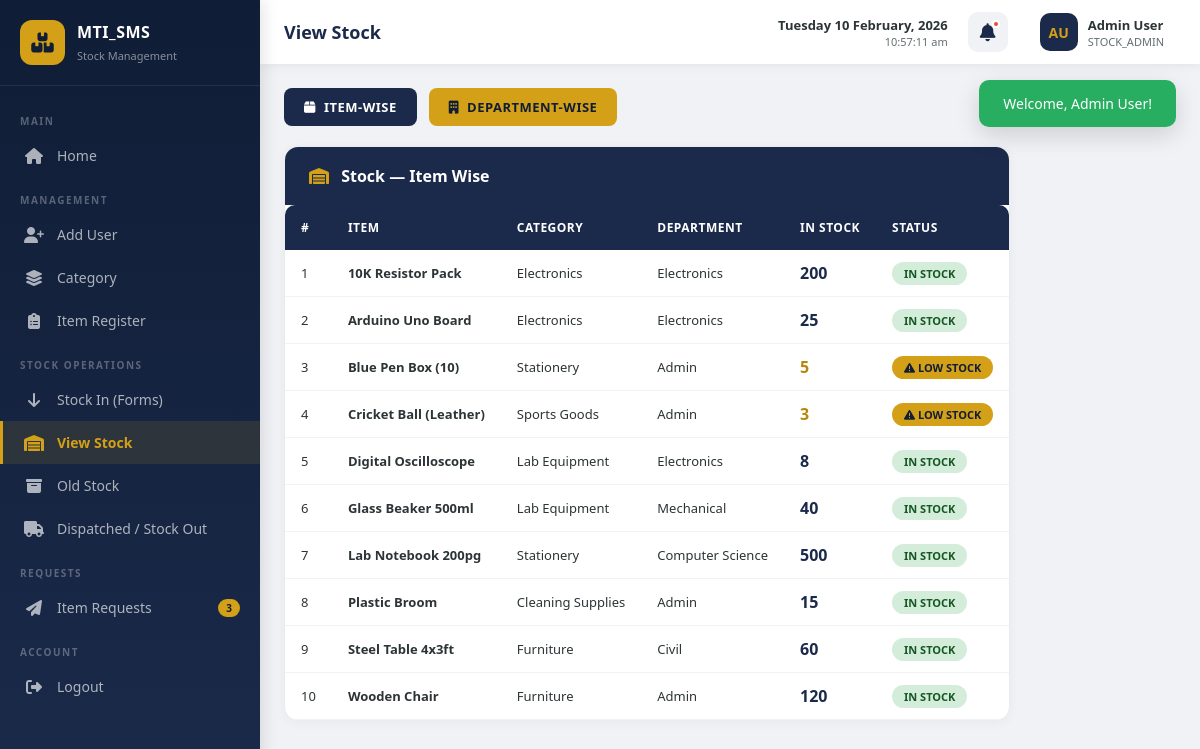
The app's page /view-stock.php (signed in) with its own data.
### tables this page shows
CREATE TABLE `items` (
  `id` INT(11) NOT NULL AUTO_INCREMENT,
  `name` VARCHAR(200) NOT NULL,
  `category_id` INT(11) NOT NULL,
  `subcategory_id` INT(11) DEFAULT NULL,
  `department` VARCHAR(100) DEFAULT NULL,
  `quantity` INT(11) NOT NULL DEFAULT 0,
  `description` TEXT,
  `entry_date` DATE DEFAULT NULL,
  `created_at` TIMESTAMP NOT NULL DEFAULT CURRENT_TIMESTAMP,
  `updated_at` TIMESTAMP NOT NULL DEFAULT CURRENT_TIMESTAMP ON UPDATE CURRENT_TIMESTAMP,
  PRIMARY KEY (`id`),
  KEY `idx_category` (`category_id`),
  KEY `idx_subcategory` (`subcategory_id`),
  KEY `idx_department` (`department`),
  KEY `idx_quantity` (`quantity`),
  CONSTRAINT `fk_item_category` FOREIGN KEY (`category_id`) REFERENCES `categories` (`id`) ON UPDATE CASCADE,
  CONSTRAINT `fk_item_subcategory` FOREIGN KEY (`subcategory_id`) REFERENCES `subcategories` (`id`) ON UPDATE CASCADE
);

CREATE TABLE `categories` (
  `id` INT(11) NOT NULL AUTO_INCREMENT,
  `name` VARCHAR(100) NOT NULL,
  `created_at` TIMESTAMP NOT NULL DEFAULT CURRENT_TIMESTAMP,
  PRIMARY KEY (`id`),
  UNIQUE KEY `uk_category_name` (`name`)
);

### config/database.php (called while the page is built, shortened)
<?php
class Database {
    private static $instance = null;
    private $conn;
    private function __construct() {
        try {
            $dsn = "mysql:host=" . DB_HOST . ";dbname=" . DB_NAME . ";charset=" . DB_CHARSET;
            $options = array(
                PDO::ATTR_ERRMODE => PDO::ERRMODE_EXCEPTION,
                PDO::ATTR_DEFAULT_FETCH_MODE => PDO::FETCH_ASSOC,
                PDO::ATTR_EMULATE_PREPARES => false
            );
            $this->conn = new PDO($dsn, DB_USER, DB_PASS, $options);
        } catch (PDOException $e) {
            die("Database Connection Failed: " . $e->getMessage());
        }
    }
    public static function getInstance() {
        if (self::$instance === null) {
            self::$instance = new self();
        }
        return self::$instance;
    }
    public function getConnection() {
        return $this->conn;
    }
}
function getDB() {
    return Database::getInstance()->getConnection();
}
function dbQuery($sql, $params = array()) {
    $db = getDB();
    $stmt = $db->prepare($sql);
    $stmt->execute($params);
    return $stmt;
}
function dbFetchAll($sql, $params = array()) {
    return dbQuery($sql, $params)->fetchAll();
}
?>

### view-stock.php (the view, shortened to what this page needs)
<?php
require_once 'config/database.php';
require_once 'includes/header.php';
$view = isset($_GET['view']) ? $_GET['view'] : 'item';
if ($view === 'dept') {
    $data = dbFetchAll("SELECT
        department,
        COUNT(*) as total_items,
        SUM(quantity) as total_quantity,
        SUM(CASE WHEN quantity <= 5 THEN 1 ELSE 0 END) as low_stock_count
        FROM items GROUP BY department ORDER BY department");
} else {
    $data = dbFetchAll("SELECT i.*, c.name as category_name
        FROM items i
        LEFT JOIN categories c ON i.category_id = c.id
        ORDER BY i.name ASC");
}
?>
<div style="display: flex; gap: 12px; margin-bottom: 20px; flex-wrap: wrap;">
    <a href="view-stock.php?view=item" class="btn <?php echo $view === 'item' ? 'btn-primary' : 'btn-mustard'; ?>">
        <i class="fas fa-box"></i> Item-wise
    </a>
    <a href="view-stock.php?view=dept" class="btn <?php echo $view === 'dept' ? 'btn-primary' : 'btn-mustard'; ?>">
        <i class="fas fa-building"></i> Department-wise
    </a>
</div>
<div class="card">
    <div class="card-header">
        <h3><i class="fas fa-warehouse" style="color: var(--mustard); margin-right: 8px;"></i>
            <?php echo $view === 'item' ? 'Stock — Item Wise' : 'Stock — Department Wise'; ?>
        </h3>
    </div>
    <div class="card-body p-0 overflow-x-auto">
        <?php if ($view === 'item'): ?>
        <table class="data-table">
            <thead>
                <tr>
                    <th>#</th>
                    <th>Item</th>
                    <th>Category</th>
                    <th>Department</th>
                    <th>In Stock</th>
                    <th>Status</th>
                </tr>
            </thead>
            <tbody>
                <?php foreach ($data as $i => $item): ?>
                <tr>
                    <td><?php echo $i + 1; ?></td>
                    <td><strong><?php echo htmlspecialchars($item['name']); ?></strong></td>
                    <td><?php echo htmlspecialchars($item['category_name']); ?></td>
                    <td><?php echo htmlspecialchars($item['department']); ?></td>
                    <td>
                        <strong style="font-size: 16px; color: <?php echo $item['quantity'] <= 5 ? 'var(--mustard-dark)' : 'var(--navy)'; ?>;">
                            <?php echo $item['quantity']; ?>
                        </strong>
                    </td>
                    <td>
                        <?php if ($item['quantity'] <= 0): ?>
                        <span class="status-inactive">OUT OF STOCK</span>
                        <?php elseif ($item['quantity'] <= 5): ?>
                        <span class="low-stock"><i class="fas fa-exclamation-triangle"></i> LOW STOCK</span>
                        <?php else: ?>
                        <span class="status-active">IN STOCK</span>
                        <?php endif; ?>
                    </td>
                </tr>
                <?php endforeach; ?>
            </tbody>
        </table>
        <?php endif; ?>
    </div>
</div>
<?php require_once 'includes/footer.php'; ?>

### assets/css/style.css (style rules this page uses)
:root { --navy: #1B2A4A; --navy-dark: #0F1D36; --navy-light: #2C3E6B; --mustard: #D4A017; --mustard-light: #E8B92F; --mustard-dark: #B8860B; --grey-bg: #F0F2F5; --white: #FFFFFF; --dark-text: #2D3436; --light-text: #636E72; }
* { margin: 0; padding: 0; box-sizing: border-box; }
body { font-family: 'Segoe UI', Tahoma, Geneva, Verdana, sans-serif; background: var(--grey-bg); color: var(--dark-text); }
.card { background: var(--white); border-radius: 14px; box-shadow: 0 2px 12px rgba(0,0,0,0.04); border: 1px solid #E8ECF0; overflow: hidden; }
.card-header { padding: 18px 24px; background: var(--navy); color: var(--white); display: flex; align-items: center; justify-content: space-between; }
.card-header h3 { font-size: 16px; font-weight: 600; }
.card-body { padding: 24px; }
.btn { padding: 10px 20px; border: none; border-radius: 8px; font-size: 13px; font-weight: 600; cursor: pointer; transition: all 0.2s; display: inline-flex; align-items: center; gap: 8px; text-transform: uppercase; letter-spacing: 0.5px; text-decoration: none; }
.btn-primary { background: var(--navy); color: var(--white); }
.btn-mustard { background: var(--mustard); color: var(--navy-dark); }
.data-table { width: 100%; border-collapse: separate; border-spacing: 0; }
.data-table thead th { background: var(--navy); color: var(--white); padding: 14px 16px; text-align: left; font-size: 12px; text-transform: uppercase; letter-spacing: 0.5px; font-weight: 600; }
.data-table thead th:first-child { border-radius: 10px 0 0 0; }
.data-table thead th:last-child { border-radius: 0 10px 0 0; }
.data-table tbody td { padding: 12px 16px; border-bottom: 1px solid #F0F2F5; font-size: 13px; color: var(--dark-text); }
.data-table .status-active { background: #D4EDDA; color: #155724; padding: 4px 12px; border-radius: 20px; font-size: 11px; font-weight: 600; }
.data-table .low-stock { background: var(--mustard); color: var(--navy-dark); padding: 4px 12px; border-radius: 20px; font-size: 11px; font-weight: 700; }
.p-0 { padding: 0; }
.overflow-x-auto { overflow-x: auto; }

### records on screen
items: name "10K Resistor Pack", category.name "Electronics", department "Electronics", quantity "200", shows "IN STOCK"
items: name "Arduino Uno Board", category.name "Electronics", department "Electronics", quantity "25", shows "IN STOCK"
items: name "Blue Pen Box (10)", category.name "Stationery", department "Admin", quantity "5", shows "LOW STOCK"
items: name "Cricket Ball (Leather)", category.name "Sports Goods", department "Admin", quantity "3", shows "LOW STOCK"
items: name "Digital Oscilloscope", category.name "Lab Equipment", department "Electronics", quantity "8", shows "IN STOCK"
items: name "Glass Beaker 500ml", category.name "Lab Equipment", department "Mechanical", quantity "40", shows "IN STOCK"
items: name "Lab Notebook 200pg", category.name "Stationery", department "Computer Science", quantity "500", shows "IN STOCK"
items: name "Plastic Broom", category.name "Cleaning Supplies", department "Admin", quantity "15", shows "IN STOCK"
items: name "Steel Table 4x3ft", category.name "Furniture", department "Civil", quantity "60", shows "IN STOCK"
items: name "Wooden Chair", category.name "Furniture", department "Admin", quantity "120", shows "IN STOCK"

### other values on screen
$flash['message'] "Welcome, Admin User!"
$item['label'] "Home"
$item['label'] "Add User"
$item['label'] "Category"
$item['label'] "Item Register"
$item['label'] "Stock In (Forms)"
$item['label'] "View Stock"
$item['label'] "Old Stock"
$item['label'] "Dispatched / Stock Out"
$item['label'] "Item Requests"
$item['badge'] "3"
$pageTitle "View Stock"
getUserInitials() "AU"
$user['full_name'] "Admin User"
$user['role'] "STOCK_ADMIN"
